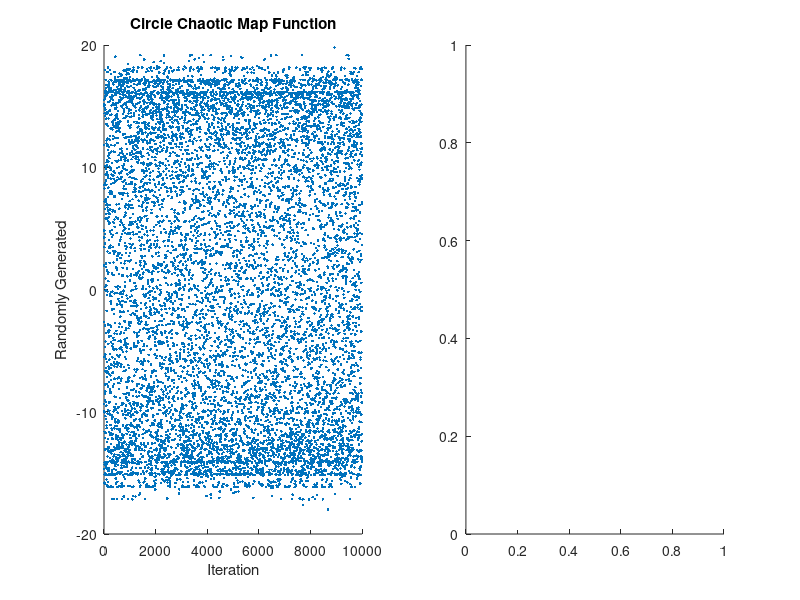

This figure's MATLAB source: (Note: this script raises an error after producing the figure.)
function [ randVectorC ] = CirclePlot
% By x0 = 0.5 and b = 0.2, chaotic numbers will be generated in (0,1)
OPTIONS.noRandC = 10000;
x0 = @randn;
OPTIONS.x0 = feval(x0);
OPTIONS.a = linspace(-100, 100, 1000);
OPTIONS.b = linspace(0, 1, 1);

ia = 1;
while ia <= length(OPTIONS.a)
    a = OPTIONS.a(ia);
    ib = 1;
    while ib <= length(OPTIONS.b)
        b = OPTIONS.b(ib);
        randVectorC = zeros(1, OPTIONS.noRandC);
        for i = 1 : OPTIONS.noRandC
            randVectorC(i) = OPTIONS.x0 + b - a / (2 * pi) * sin(2 * pi * OPTIONS.x0);
            OPTIONS.x0 = feval(x0);
        end
        clf
        disp(['Constant a: ', num2str(a), ' --- Constant b:', num2str(b)]);
        subplot(1, 2, 1);
        scatter(1 : length(randVectorC), randVectorC, '.');
        title('Circle Chaotic Map Function');
        xlabel('Iteration');
        ylabel('Randomly Generated');
        
        subplot(1, 2, 2);
        histogram(randVectorC, 100);
        title('Circle Chaotic Map Function');
        xlabel('100 Bins');
        ylabel('Number Of Example');
        pause(0.01);
        ib = ib + 1;
    end
    ia = ia + 1;
end

end

